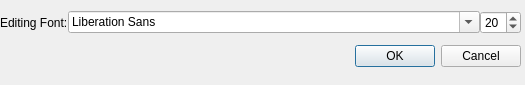
<?xml version="1.0" encoding="UTF-8"?>
<ui version="4.0">
 <class>Dialog</class>
 <widget class="QDialog" name="Dialog">
  <property name="geometry">
   <rect>
    <x>0</x>
    <y>0</y>
    <width>525</width>
    <height>85</height>
   </rect>
  </property>
  <property name="windowTitle">
   <string>Anki Set Fonts For All Fields</string>
  </property>
  <widget class="QWidget" name="verticalLayoutWidget">
   <property name="geometry">
    <rect>
     <x>0</x>
     <y>0</y>
     <width>521</width>
     <height>80</height>
    </rect>
   </property>
   <layout class="QVBoxLayout" name="verticalLayout">
    <property name="spacing">
     <number>0</number>
    </property>
    <item>
     <layout class="QHBoxLayout" name="horizontalLayout">
      <item>
       <widget class="QLabel" name="label">
        <property name="text">
         <string>Editing Font:</string>
        </property>
       </widget>
      </item>
      <item>
       <widget class="QFontComboBox" name="fontComboBox">
        <property name="sizePolicy">
         <sizepolicy hsizetype="Preferred" vsizetype="Fixed">
          <horstretch>1</horstretch>
          <verstretch>0</verstretch>
         </sizepolicy>
        </property>
       </widget>
      </item>
      <item>
       <widget class="QSpinBox" name="spinBox">
        <property name="minimum">
         <number>5</number>
        </property>
        <property name="singleStep">
         <number>1</number>
        </property>
        <property name="value">
         <number>20</number>
        </property>
       </widget>
      </item>
     </layout>
    </item>
    <item>
     <widget class="QDialogButtonBox" name="buttonBox">
      <property name="orientation">
       <enum>Qt::Horizontal</enum>
      </property>
      <property name="standardButtons">
       <set>QDialogButtonBox::Cancel|QDialogButtonBox::Ok</set>
      </property>
     </widget>
    </item>
   </layout>
  </widget>
 </widget>
 <resources/>
 <connections>
  <connection>
   <sender>buttonBox</sender>
   <signal>accepted()</signal>
   <receiver>Dialog</receiver>
   <slot>accept()</slot>
   <hints>
    <hint type="sourcelabel">
     <x>248</x>
     <y>254</y>
    </hint>
    <hint type="destinationlabel">
     <x>157</x>
     <y>274</y>
    </hint>
   </hints>
  </connection>
  <connection>
   <sender>buttonBox</sender>
   <signal>rejected()</signal>
   <receiver>Dialog</receiver>
   <slot>reject()</slot>
   <hints>
    <hint type="sourcelabel">
     <x>316</x>
     <y>260</y>
    </hint>
    <hint type="destinationlabel">
     <x>286</x>
     <y>274</y>
    </hint>
   </hints>
  </connection>
 </connections>
</ui>
